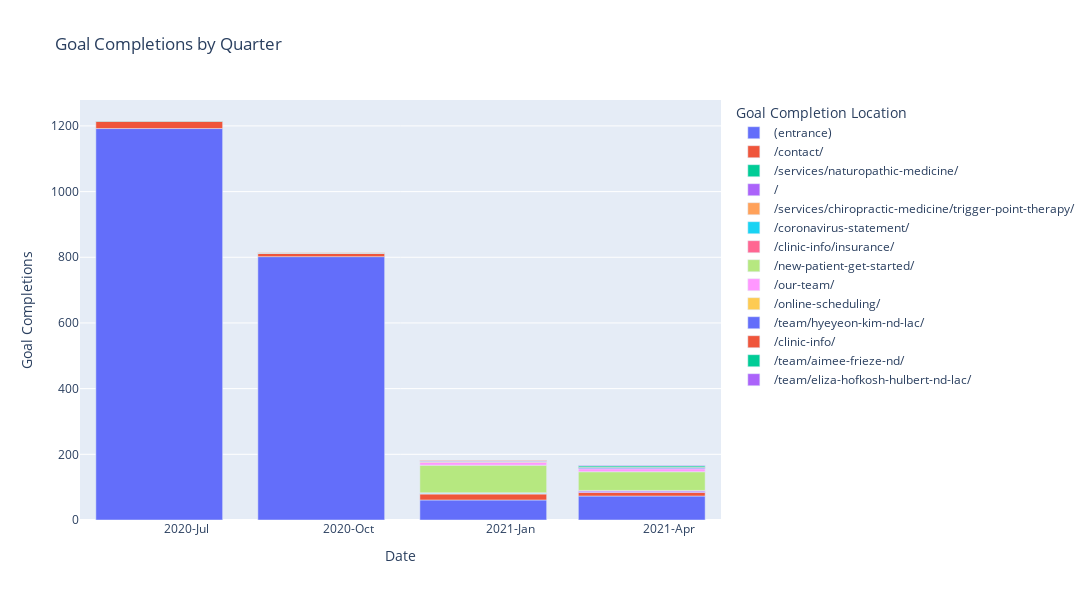

The notebook cell saved with this chart:
### Code cell
# GOAL URLS / CONVERSIONS  
# Read the CSV file
df = pd.read_csv('output/hsh/Events or Conversions/consolidated-goal-urls.csv')

# # Now, let's create the Date column
df['Date'] = pd.to_datetime(df['Year'].astype(str) + '-' + df['Quarter'].apply(functions.quarter_to_month) + '-01')

# Convert Pageviews to Numeric
df['Goal Completions'] = pd.to_numeric(df['Goal Completions'].str.replace(',', ''), errors='coerce')
# Sort by date
df = df.sort_values("Date")

# Create Line Plot with the goals completion locations that exist
include_list = [
    '/',
    '/team/aimee-frieze-nd/',
    '/services/chiropractic-medicine/trigger-point-therapy/',
    '/our-team/',
    '/team/eliza-hofkosh-hulbert-nd-lac/',
    '/contact/',
    '/team/hyeyeon-kim-nd-lac/',
    '/clinic-info/',
    '/services/naturopathic-medicine/',
    '/new-patient-get-started/',
    '/online-scheduling/',
    '/coronavirus-statement/',
    '(entrance)',
    '/clinic-info/insurance/'
]
fig = px.bar(df.query('`Goal Completion Location` in @include_list'), x='Date', y='Goal Completions', color='Goal Completion Location', title='Goal Completions by Quarter')

# Update the layout
fig.update_layout(
    autosize=False,
    width=1200,  # Width of the figure in pixels
    height=600  # Height of the figure in pixels
)

# Customize the x-axis to show both year and quarter
fig.update_xaxes(
    dtick="M3",
    tickformat="%Y-%b",  # This will show Year-Month
    ticklabelmode="period"
)

fig.show()
# fig.write_html('output/hsh/hsh-goal-urls.html')

### Figure 1 — Plotly figure (JSON) as saved in the notebook; plotly's stock layout.template omitted (floating-point values rounded to 4 significant figures)
{"data": [{"alignmentgroup": "True", "hovertemplate": "Goal Completion Location=(entrance)<br>Date=%{x}<br>Goal Completions=%{y}<extra></extra>", "legendgroup": "(entrance)", "marker": {"color": "#636efa", "pattern": {"shape": ""}}, "name": "(entrance)", "offsetgroup": "(entrance)", "orientation": "v", "showlegend": true, "textposition": "auto", "type": "bar", "x": ["2020-07-01T00:00:00", "2020-10-01T00:00:00", "2021-01-01T00:00:00", "2021-04-01T00:00:00"], "xaxis": "x", "y": [1192, 802, 61, 73], "yaxis": "y"}, {"alignmentgroup": "True", "hovertemplate": "Goal Completion Location=/contact/<br>Date=%{x}<br>Goal Completions=%{y}<extra></extra>", "legendgroup": "/contact/", "marker": {"color": "#EF553B", "pattern": {"shape": ""}}, "name": "/contact/", "offsetgroup": "/contact/", "orientation": "v", "showlegend": true, "textposition": "auto", "type": "bar", "x": ["2020-07-01T00:00:00", "2020-10-01T00:00:00", "2021-01-01T00:00:00", "2021-04-01T00:00:00"], "xaxis": "x", "y": [22, 10, 18, 11], "yaxis": "y"}, {"alignmentgroup": "True", "hovertemplate": "Goal Completion Location=/services/naturopathic-medicine/<br>Date=%{x}<br>Goal Completions=%{y}<extra></extra>", "legendgroup": "/services/naturopathic-medicine/", "marker": {"color": "#00cc96", "pattern": {"shape": ""}}, "name": "/services/naturopathic-medicine/", "offsetgroup": "/services/naturopathic-medicine/", "orientation": "v", "showlegend": true, "textposition": "auto", "type": "bar", "x": ["2020-07-01T00:00:00", "2020-10-01T00:00:00"], "xaxis": "x", "y": [1, 1], "yaxis": "y"}, {"alignmentgroup": "True", "hovertemplate": "Goal Completion Location=/<br>Date=%{x}<br>Goal Completions=%{y}<extra></extra>", "legendgroup": "/", "marker": {"color": "#ab63fa", "pattern": {"shape": ""}}, "name": "/", "offsetgroup": "/", "orientation": "v", "showlegend": true, "textposition": "auto", "type": "bar", "x": ["2020-10-01T00:00:00", "2021-01-01T00:00:00", "2021-04-01T00:00:00"], "xaxis": "x", "y": [1, 2, 4], "yaxis": "y"}, {"alignmentgroup": "True", "hovertemplate": "Goal Completion Location=/services/chiropractic-medicine/trigger-point-therapy/<br>Date=%{x}<br>Goal Completions=%{y}<extra></extra>", "legendgroup": "/services/chiropractic-medicine/trigger-point-therapy/", "marker": {"color": "#FFA15A", "pattern": {"shape": ""}}, "name": "/services/chiropractic-medicine/trigger-point-therapy/", "offsetgroup": "/services/chiropractic-medicine/trigger-point-therapy/", "orientation": "v", "showlegend": true, "textposition": "auto", "type": "bar", "x": ["2020-10-01T00:00:00"], "xaxis": "x", "y": [1], "yaxis": "y"}, {"alignmentgroup": "True", "hovertemplate": "Goal Completion Location=/coronavirus-statement/<br>Date=%{x}<br>Goal Completions=%{y}<extra></extra>", "legendgroup": "/coronavirus-statement/", "marker": {"color": "#19d3f3", "pattern": {"shape": ""}}, "name": "/coronavirus-statement/", "offsetgroup": "/coronavirus-statement/", "orientation": "v", "showlegend": true, "textposition": "auto", "type": "bar", "x": ["2021-01-01T00:00:00"], "xaxis": "x", "y": [1], "yaxis": "y"}, {"alignmentgroup": "True", "hovertemplate": "Goal Completion Location=/clinic-info/insurance/<br>Date=%{x}<br>Goal Completions=%{y}<extra></extra>", "legendgroup": "/clinic-info/insurance/", "marker": {"color": "#FF6692", "pattern": {"shape": ""}}, "name": "/clinic-info/insurance/", "offsetgroup": "/clinic-info/insurance/", "orientation": "v", "showlegend": true, "textposition": "auto", "type": "bar", "x": ["2021-01-01T00:00:00", "2021-04-01T00:00:00"], "xaxis": "x", "y": [1, 2], "yaxis": "y"}, {"alignmentgroup": "True", "hovertemplate": "Goal Completion Location=/new-patient-get-started/<br>Date=%{x}<br>Goal Completions=%{y}<extra></extra>", "legendgroup": "/new-patient-get-started/", "marker": {"color": "#B6E880", "pattern": {"shape": ""}}, "name": "/new-patient-get-started/", "offsetgroup": "/new-patient-get-started/", "orientation": "v", "showlegend": true, "textposition": "auto", "type": "bar", "x": ["2021-01-01T00:00:00", "2021-04-01T00:00:00"], "xaxis": "x", "y": [84, 57], "yaxis": "y"}, {"alignmentgroup": "True", "hovertemplate": "Goal Completion Location=/our-team/<br>Date=%{x}<br>Goal Completions=%{y}<extra></extra>", "legendgroup": "/our-team/", "marker": {"color": "#FF97FF", "pattern": {"shape": ""}}, "name": "/our-team/", "offsetgroup": "/our-team/", "orientation": "v", "showlegend": true, "textposition": "auto", "type": "bar", "x": ["2021-01-01T00:00:00", "2021-04-01T00:00:00"], "xaxis": "x", "y": [9, 9], "yaxis": "y"}, {"alignmentgroup": "True", "hovertemplate": "Goal Completion Location=/online-scheduling/<br>Date=%{x}<br>Goal Completions=%{y}<extra></extra>", "legendgroup": "/online-scheduling/", "marker": {"color": "#FECB52", "pattern": {"shape": ""}}, "name": "/online-scheduling/", "offsetgroup": "/online-scheduling/", "orientation": "v", "showlegend": true, "textposition": "auto", "type": "bar", "x": ["2021-01-01T00:00:00"], "xaxis": "x", "y": [2], "yaxis": "y"}, {"alignmentgroup": "True", "hovertemplate": "Goal Completion Location=/team/hyeyeon-kim-nd-lac/<br>Date=%{x}<br>Goal Completions=%{y}<extra></extra>", "legendgroup": "/team/hyeyeon-kim-nd-lac/", "marker": {"color": "#636efa", "pattern": {"shape": ""}}, "name": "/team/hyeyeon-kim-nd-lac/", "offsetgroup": "/team/hyeyeon-kim-nd-lac/", "orientation": "v", "showlegend": true, "textposition": "auto", "type": "bar", "x": ["2021-01-01T00:00:00", "2021-04-01T00:00:00"], "xaxis": "x", "y": [2, 3], "yaxis": "y"}, {"alignmentgroup": "True", "hovertemplate": "Goal Completion Location=/clinic-info/<br>Date=%{x}<br>Goal Completions=%{y}<extra></extra>", "legendgroup": "/clinic-info/", "marker": {"color": "#EF553B", "pattern": {"shape": ""}}, "name": "/clinic-info/", "offsetgroup": "/clinic-info/", "orientation": "v", "showlegend": true, "textposition": "auto", "type": "bar", "x": ["2021-01-01T00:00:00", "2021-04-01T00:00:00"], "xaxis": "x", "y": [1, 2], "yaxis": "y"}, {"alignmentgroup": "True", "hovertemplate": "Goal Completion Location=/team/aimee-frieze-nd/<br>Date=%{x}<br>Goal Completions=%{y}<extra></extra>", "legendgroup": "/team/aimee-frieze-nd/", "marker": {"color": "#00cc96", "pattern": {"shape": ""}}, "name": "/team/aimee-frieze-nd/", "offsetgroup": "/team/aimee-frieze-nd/", "orientation": "v", "showlegend": true, "textposition": "auto", "type": "bar", "x": ["2021-04-01T00:00:00"], "xaxis": "x", "y": [4], "yaxis": "y"}, {"alignmentgroup": "True", "hovertemplate": "Goal Completion Location=/team/eliza-hofkosh-hulbert-nd-lac/<br>Date=%{x}<br>Goal Completions=%{y}<extra></extra>", "legendgroup": "/team/eliza-hofkosh-hulbert-nd-lac/", "marker": {"color": "#ab63fa", "pattern": {"shape": ""}}, "name": "/team/eliza-hofkosh-hulbert-nd-lac/", "offsetgroup": "/team/eliza-hofkosh-hulbert-nd-lac/", "orientation": "v", "showlegend": true, "textposition": "auto", "type": "bar", "x": ["2021-04-01T00:00:00"], "xaxis": "x", "y": [2], "yaxis": "y"}], "layout": {"autosize": false, "barmode": "relative", "height": 600, "legend": {"title": {"text": "Goal Completion Location"}, "tracegroupgap": 0}, "title": {"text": "Goal Completions by Quarter"}, "width": 1200, "xaxis": {"anchor": "y", "autorange": true, "domain": [0, 1], "dtick": "M3", "range": ["2020-05-17", "2021-05-16"], "tickformat": "%Y-%b", "ticklabelmode": "period", "title": {"text": "Date"}, "type": "date"}, "yaxis": {"anchor": "x", "autorange": true, "domain": [0, 1], "range": [0, 1279.0], "title": {"text": "Goal Completions"}, "type": "linear"}}}
